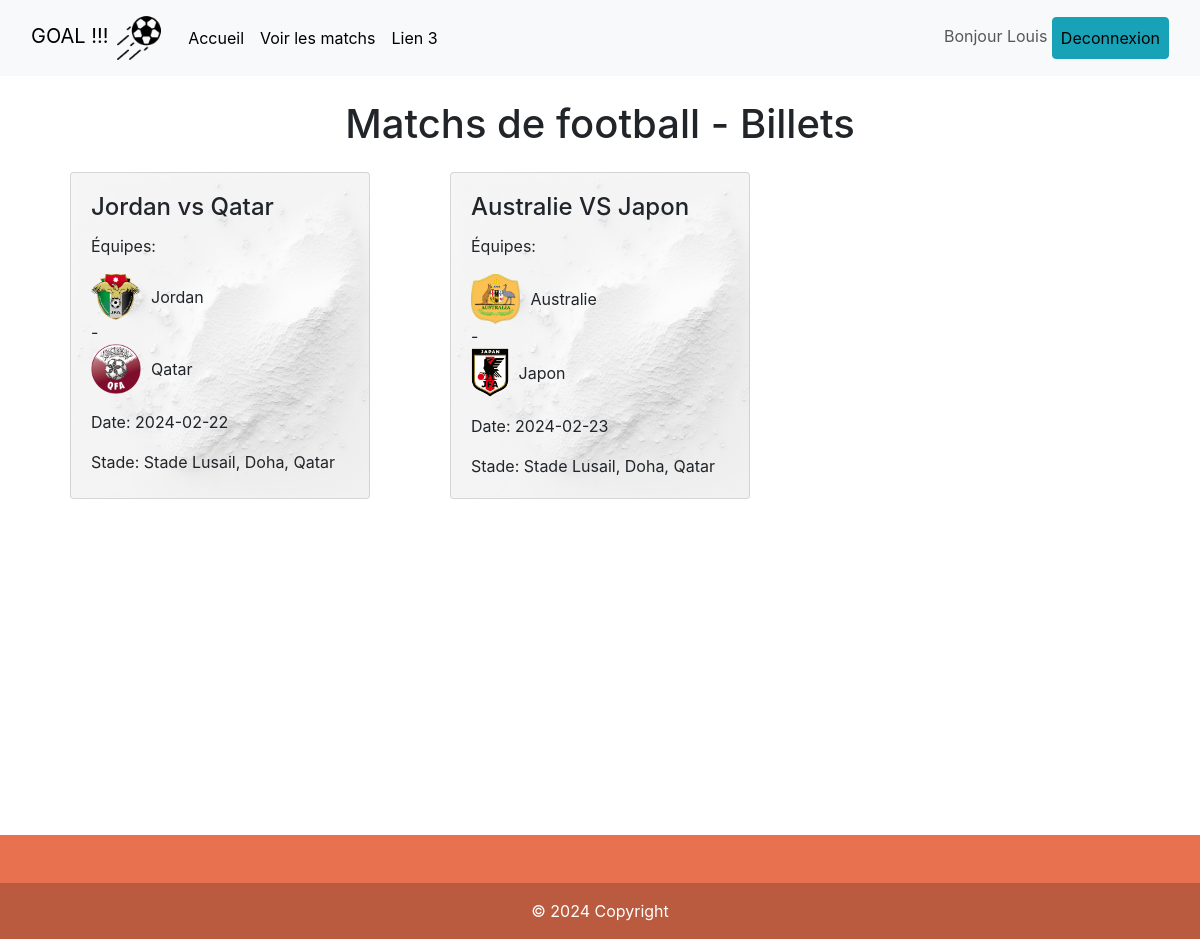
The page /index.php?ctl=Utilisateur&action=ListMatch (signed in) on the database its author committed.
### tables this page shows
CREATE TABLE IF NOT EXISTS `evenement` (
  `id_evenement` int NOT NULL AUTO_INCREMENT,
  `nom_match` varchar(50) DEFAULT NULL,
  `date_match` date DEFAULT NULL,
  `id_stade` int NOT NULL,
  PRIMARY KEY (`id_evenement`),
  KEY `id_stade` (`id_stade`)
);

CREATE TABLE IF NOT EXISTS `equipes` (
  `id_equipe` int NOT NULL AUTO_INCREMENT,
  `nom_equipe` varchar(50) NOT NULL,
  PRIMARY KEY (`id_equipe`)
);

CREATE TABLE IF NOT EXISTS `stades` (
  `id_stade` int NOT NULL AUTO_INCREMENT,
  `nom_stade` varchar(50) NOT NULL,
  `capacite` varchar(50) DEFAULT NULL,
  PRIMARY KEY (`id_stade`)
);

### model/Connexion.php (called while the page is built, shortened)
<?php
class connectPdo
{
	private static $db;
	static function getObjPdo() {
		if(!isset(self::$db))
		{
			self::$db = new PDO('mysql:dbname=marmier-tanguy_db_billetterie;host=mysql-marmier-tanguy.alwaysdata.net', '251835', 'Mot2Passe');
			self::$db->query('SET NAMES utf8');
			self::$db->query('SET CHARACTER SET utf8');
		}
		return self::$db;
    }
}
?>

### model/DbUtilisateur.php (called while the page is built, shortened)
<?php
require_once 'Connexion.php';
class DbUtilisateur{
    public static function list_billets()
	{
		$stmt = connectPdo::getObjPdo()->prepare("SELECT id_evenement, nom_match, date_match, nom_stade FROM evenement e, stades s WHERE e.id_stade = s.id_stade;");
		$stmt->execute();
		$result = $stmt->fetchall();
		return $result;
	}
	public static function list_equipes($id_evenement)
	{
		$stmt = connectPdo::getObjPdo()->prepare("SELECT nom_equipe FROM equipes e, jouer j WHERE j.id_equipe = e.id_equipe AND j.id_evenement = (?);");
		$stmt->execute([$id_evenement]);
		$result = $stmt->fetchall();
		return $result;
	}
}
?>

### vue/UI/Utilisateur/ListMatch.php (the view, shortened to what this page needs)
<?php include './vue/UI/Utilisateur/Header.php'; ?>
<!DOCTYPE html>
<html lang="en">
<head>
    <link href="https://maxcdn.bootstrapcdn.com/bootstrap/4.5.2/css/bootstrap.min.css" rel="stylesheet">
</head>
<body>
    <div class="container">
        <center><h1 class="my-4">Matchs de football - Billets</h1></center>
        <div class="row">
            <?php
            for ($i=0; $i < count($result); $i++) {
            $equipes = DbUtilisateur::list_equipes($result[$i][0]);
            echo'
                <div class="col-lg-4 col-md-6 mb-4">
                    <div class="card h-100">
                        <div class="card-body">
                            <h4 class="card-title">'.$result[$i][1].'</h4>
                            <p class="card-text">Équipes:
                                <div class="equipe-container">
                                    <img class="equipe-img" src="uploads/'.$equipes[0][0].'.png" alt="Équipe A">
                                    <span>'.$equipes[0][0].'</span>
                                </div>
                                <span>-</span>
                                <div class="equipe-container">
                                    <img class="equipe-img" src="uploads/'.$equipes[1][0].'.png" alt="Équipe B">
                                    <span>'.$equipes[1][0].'</span>
                                </div>
                            </p>
                            <p class="card-text">Date: '.$result[$i][2].'</p>
                            <p class="card-text">Stade: '.$result[$i][3].'</p>
                        </div>
                    </div>
                </div>
                ';
            }
            ?>
        </div>
    </div>
</body>
</html>
<br><br><br><br><br><br><br><br><br><br><br><br><br>
<?php  include './vue/Footer.php'; ?>
</body>
</html>

### vue/UI/Utilisateur/ListMatch.php (style rules this page uses)
.card { background-image: url('vue/image/fondblanc.jpg'); background-size: cover; max-width: 300px; margin: 0 auto; }
.equipe-img { max-width: 50px; max-height: 50px; margin-right: 10px; }
.equipe-container { display: flex; align-items: center; }

### rows shown on the page
evenement: nom_match "Jordan vs Qatar", date_match "2024-02-22"
equipes: nom_equipe (picture), nom_equipe "Jordan"
equipes: nom_equipe (picture), nom_equipe "Qatar"
stades: nom_stade "Stade Lusail, Doha, Qatar"
evenement: nom_match "Australie VS Japon", date_match "2024-02-23"
equipes: nom_equipe (picture), nom_equipe "Australie"
equipes: nom_equipe (picture), nom_equipe "Japon"

### other values the page prints
$_SESSION['prenom'] "Louis"
